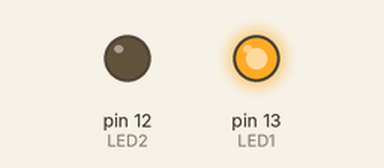
The sketch below on a simulated Arduino Uno, built with avr-gcc and run on an emulated ATmega328P. On the bench: output pins drawn as LEDs (lit = HIGH).

Above: at 0.2 s.
At 1.7 s:
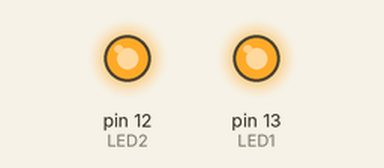
At 3.2 s:
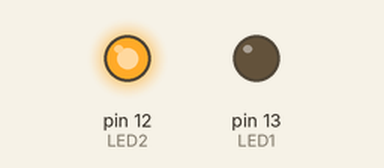
At 4.7 s:
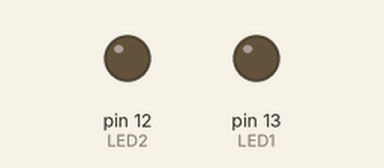
Timing chart, 0 to 5.8 s (numbered marks = the images above):
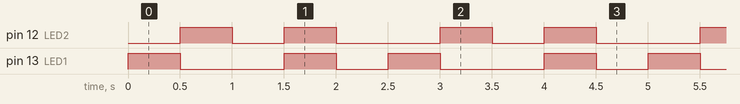

The sketch:

LEDS2.ino
```cpp
//Prueba 2 en Arduino
//Encendido/Apagado de LEDs

#define LED1 13
#define LED2 12

void setup()
{
  pinMode(LED1,OUTPUT);digitalWrite(LED1,LOW);
  pinMode(LED2,OUTPUT);digitalWrite(LED2,LOW);
}

void loop()
{
  digitalWrite(LED1,HIGH);digitalWrite(LED2,LOW);delay(500);
  digitalWrite(LED1,LOW);digitalWrite(LED2,HIGH);delay(500);
  digitalWrite(LED1,LOW);digitalWrite(LED2,LOW);delay(500);
  digitalWrite(LED1,HIGH);digitalWrite(LED2,HIGH);delay(500);
  digitalWrite(LED1,LOW);digitalWrite(LED2,LOW);delay(500);
}
```

Measured:
- by itself, pin 12 (LED2): repeats every 2.5 s: LOW 0.50 s, HIGH 0.50 s, LOW 1.0 s, HIGH 0.50 s
- by itself, pin 13 (LED1): repeats every 2.5 s: LOW 1.0 s, HIGH 0.50 s, LOW 0.50 s, HIGH 0.50 s
- by itself, everything shown: repeats every 2.5 s, in 5 steps
